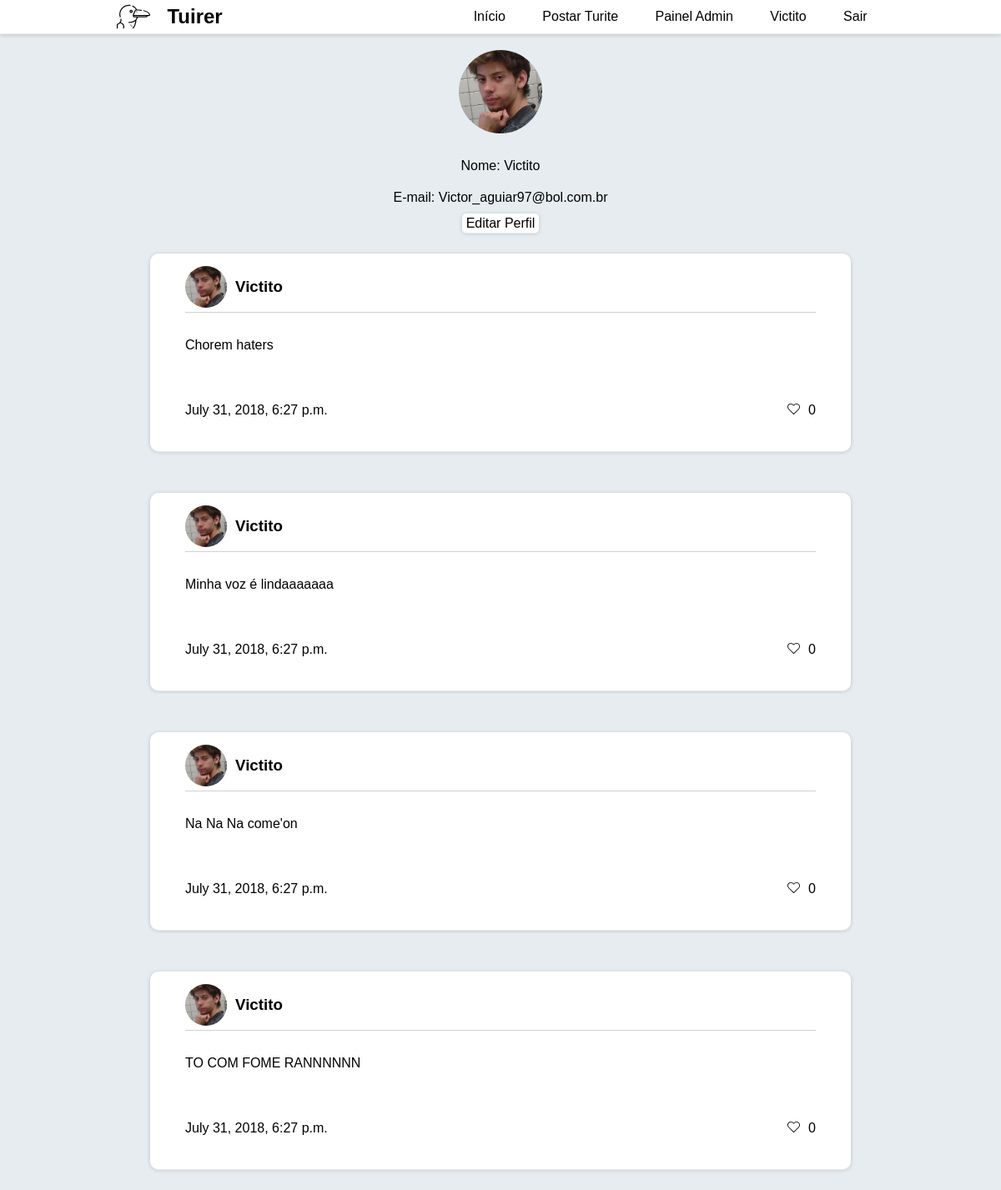
The page /perfil/2/ (signed in) on the database its author committed.
### users/models.py (models this page shows)
class User(AbstractUser):
    picture = models.ImageField('Foto de perfil', default='img/blank-pic.png')
    following = models.ManyToManyField('self', blank = True)

### tuites/models.py (models this page shows)
class Tuite(models.Model):
    content = models.CharField('Tuite', max_length=280)
    author = models.ForeignKey('users.User', on_delete=models.CASCADE, related_name='tuites')
    date_created = models.DateTimeField(auto_now_add=True)
    liked_by = models.ManyToManyField('users.User', blank=True)
    objects = TuitesManager()
    def __str__(self):
        return f'{self.content}'
    class Meta:
        ordering = ('content', )

### users/views.py (the view)
# urls.py: path('perfil/<int:pk>/', ProfileView.as_view(), name='profile'),
class ProfileView(DetailView):
    model = User
    template_name = 'profile.html'
    context_object_name = 'profile'

### templates/profile.html
{% extends 'base.html' %}
{% load staticfiles %}
{% block body %}
    <img src="{{ profile.picture.url }}" class="profile-image">
    <p class="profile-text">Nome: {{ profile.username }}</p>
    <p class="profile-text">E-mail: {{ profile.email }}</p>
    {% if profile == request.user %}
        <a id="edit-link" href="{% url 'users:edit' request.user.pk %}">Editar Perfil</a>
    {% endif %}
    {% for tuite in profile.tuites.all %}
        {% include 'includes/card.html' %}
    {% endfor %}
{% endblock %}

### templates/includes/menu.html
{% load staticfiles %}
<nav id="nav">
    <div id="logo">
        <img src="{% static 'img/albatross.svg' %}" alt="">
        <h1 id="logomarca">Tuirer</h1>
    </div>
    <div id="nav-buttons">
        <a href="{% url 'index' %}">Início</a>
        <a href="{% url 'tuites:post_tuite' %}">Postar Turite</a>
        {% if request.user.is_superuser %}
            <a href="/admin"> Painel Admin</a>
        {% endif %}
        {% if user.is_authenticated %}
            <a href="{% url 'users:profile' request.user.pk %}"> {{ request.user.username }}</a>
            <a href="{% url 'users:logout' %}"> Sair</a>
        {% else %}
            <a href="{% url 'users:login' %}">Login</a>
            <a href="{% url 'users:signup' %}">Cadastro</a>
        {% endif %}
    </div>
</nav>

### templates/includes/card.html
{% load static %}
<div id="tuite">
    <div id="user-block">
        <img src="{{ tuite.author.picture.url }}" alt="">
        <h3 id="username"> {{ tuite.author }}</h3>
    </div>
    <div id="tuite-text">
        {{ tuite }}
    </div>
    <div id="reactions">
        <p>{{ tuite.date_created }}</p>
        <div>
            <img src="{% static 'img/heart.svg' %}" alt="">
            <p id="score">0</p>
        </div>
    </div>
</div>

### static/css/style.css (style rules this page uses)
body { font-family: sans-serif; margin: 0; background: #e6ecf0; display: flex; flex-direction: column; align-items: center; }
#logo { display: flex; flex-direction: row; align-items: center; justify-content: center; }
#logo img { width: 40px; padding: 0 20px 0 0; }
#nav { display: flex; flex-direction: row; justify-content: space-around; background-color: white; width: 100%; align-items: center; position: fixed; box-shadow: 0 1px 1px 0 #ECECEC, 0 2px 5px 0 rgba(0, 0, 0, 0.19); }
#nav-buttons a { border-bottom: 3px solid white; transition: all 0.2s ease-out; }
#nav a { margin: 0 20px 0 20px; color: black; }
#tuite { display: flex; flex-direction: column; align-items: center; justify-content: space-around; background-color: white; width: 70%; margin: 25px 0 25px 0; box-shadow: 0 1px 1px 0 #ECECEC, 0 1px 5px 0 rgba(0, 0, 0, 0.19); border-radius: 10px; }
#user-block { display: flex; flex-direction: row; align-items: center; justify-content: flex-start; width: 90%; border-bottom: 1px solid rgb(209, 209, 209); margin: 10px 0 10px 0; padding: 5px 0 5px 0; }
#user-block img { width: 50px; background-color: #ddd; border-radius: 100%; height: 50px; object-fit: cover; width: 50px; margin: 0 10px 0 0; }
#tuite-text { width: 90%; padding: 20px 0 20px 0; }
#reactions { width: 90%; display: flex; flex-direction: row; align-items: center; justify-content: space-between; padding: 20px 0 20px 0; }
#reactions div { display: flex; flex-direction: row; align-items: center; justify-content: center; padding: 20px 0 20px 0; }
#reactions div img { transition: all 0.1s linear; width: 15px; height: auto; padding: 0 10px 3px 0; }
h1, h2, h3, p { margin: 0; }
.profile-image { background-color: #ddd; border-radius: 100%; height: 100px; object-fit: cover; width: 100px; margin: 20px; }
.profile-text { padding: 10px 0 10px 0; }
#edit-link { color: black; padding: 3px 5px 2px 5px; background-color: white; box-shadow: 0 1px 1px 0 #ECECEC, 0 1px 5px 0 rgba(0, 0, 0, 0.19); border-radius: 5px; }
a, u { text-decoration: none; }

### rows shown on the page
User: user.username "Victito", picture (picture), username "Victito", email "Victor_aguiar97@bol.com.br"
Tuite: author.picture (picture), author "Victito", content "Chorem haters", date_created "July 31, 2018, 6:27 p.m."
Tuite: author.picture (picture), author "Victito", content "Minha voz é lindaaaaaaa", date_created "July 31, 2018, 6:27 p.m."
Tuite: author.picture (picture), author "Victito", content "Na Na Na come'on", date_created "July 31, 2018, 6:27 p.m."
Tuite: author.picture (picture), author "Victito", content "TO COM FOME RANNNNNN", date_created "July 31, 2018, 6:27 p.m."
